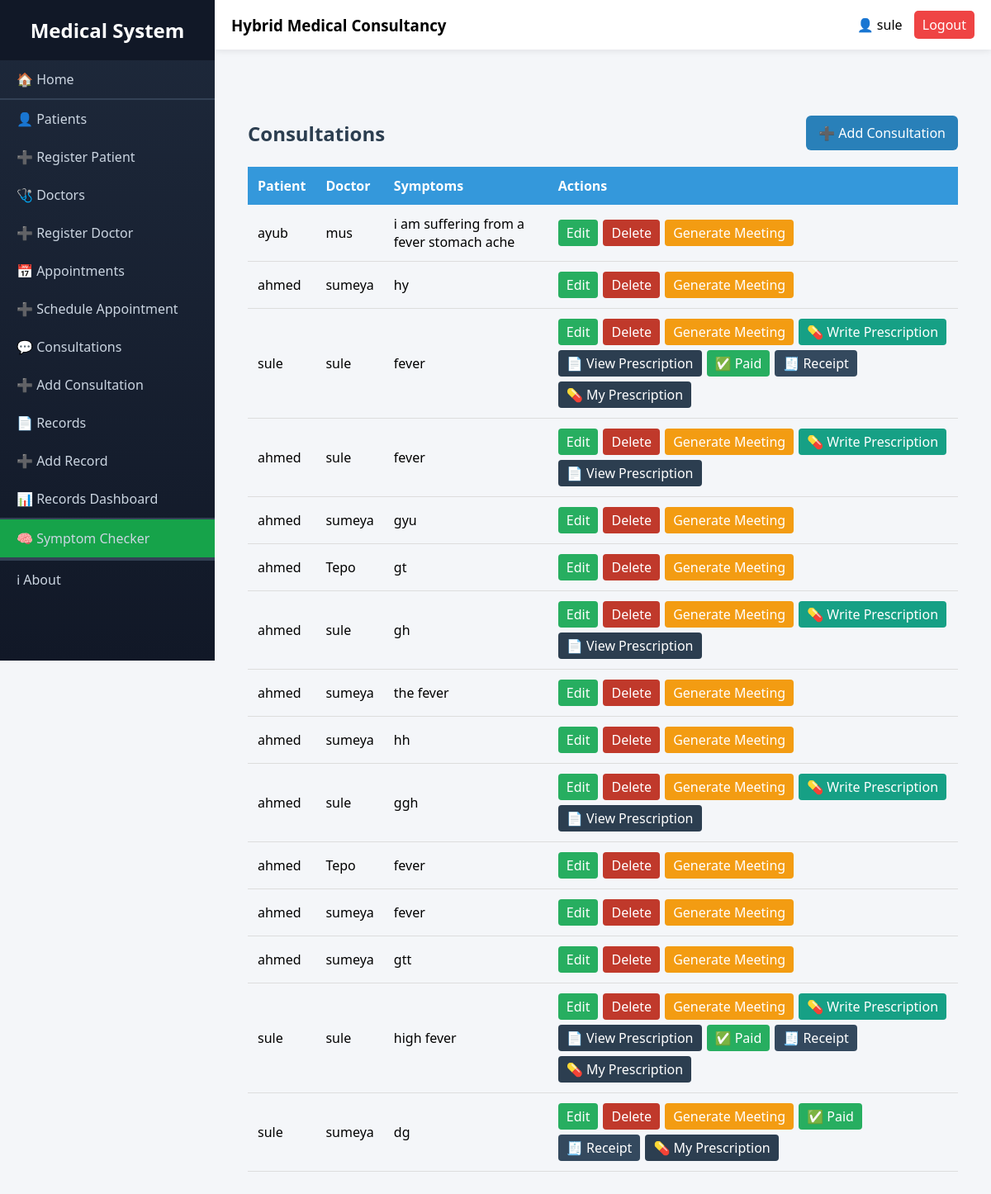
Page /consultations/ (signed in) on the committed database.
### consultations/models.py (models this page shows, shortened)
class Consultation(models.Model):
    CONSULTATION_TYPE = (
        ('online', 'Online'),
        ('physical', 'Physical Visit'),
    )
    STATUS_CHOICES = (
        ('pending', 'Pending'),
        ('approved', 'Approved'),
        ('completed', 'Completed'),
        ('cancelled', 'Cancelled'),
    )
    patient = models.ForeignKey(
        User,
        on_delete=models.CASCADE,
        related_name='patient_consultations'
    )
    doctor = models.ForeignKey(
        User,
        on_delete=models.CASCADE,
        related_name='doctor_consultations'
    )
    consultation_type = models.CharField(
        max_length=20,
        choices=CONSULTATION_TYPE
    )
    appointment_date = models.DateField()
    appointment_time = models.TimeField()
    symptoms = models.TextField()
    meeting_link = models.URLField(
        blank=True,
        null=True
    )  # Only for online consultations
    fee = models.DecimalField(
        max_digits=10,
        decimal_places=2,
        default=0.00,
        help_text="Set the consultation fee"
    )
    status = models.CharField(
        max_length=20,
        choices=STATUS_CHOICES,
        default='pending'
    )
    created_at = models.DateTimeField(auto_now_add=True)

### consultations/views.py (the view)
# urls.py: path('', views.consultation_list, name='consultation_list'),
@login_required
def consultation_list(request):
    consultations = Consultation.objects.all()
    return render(request, 'consultations/consultation_list.html', {'consultations': consultations})

### consultations/templates/consultations/consultation_list.html (shortened to what this page needs)
{% extends "layout.html" %}
{% block content %}
<div style="max-width:1000px; margin:40px auto; padding:20px;">
    <div style="display:flex; justify-content:space-between; align-items:center; margin-bottom:20px;">
        <h2 style="color:#2c3e50;">Consultations</h2>
        <a href="{% url 'consultations:consultation_create' %}"
           style="background:#2980b9; color:white; padding:10px 15px; border-radius:6px; text-decoration:none;">
           ➕ Add Consultation
        </a>
    </div>
    <div style="overflow-x:auto;">
        <table style="width:100%; border-collapse:collapse; box-shadow:0 2px 10px rgba(0,0,0,0.1);">
            <thead>
                <tr style="background:#3498db; color:white; text-align:left;">
                    <th style="padding:12px;">Patient</th>
                    <th style="padding:12px;">Doctor</th>
                    <th style="padding:12px;">Symptoms</th>
                    <th style="padding:12px;">Actions</th>
                </tr>
            </thead>
            <tbody>
                {% for consultation in consultations %}
                <tr style="border-bottom:1px solid #ddd;">
                    <td data-label="Patient" style="padding:12px;">{{ consultation.patient }}</td>
                    <td data-label="Doctor" style="padding:12px;">{{ consultation.doctor }}</td>
                    <td data-label="Symptoms" style="padding:12px;">{{ consultation.symptoms }}</td>
                    <td data-label="Actions" style="padding:12px;">
                        <div style="display:flex; flex-wrap:wrap; gap:6px;">
                            <a href="{% url 'consultations:consultation_update' consultation.id %}"
                               style="background:#27ae60; color:white; padding:5px 10px; border-radius:4px; text-decoration:none;">
                               Edit
                            </a>
                            <a href="{% url 'consultations:consultation_delete' consultation.id %}"
                               style="background:#c0392b; color:white; padding:5px 10px; border-radius:4px; text-decoration:none;">
                               Delete
                            </a>
                            {% if consultation.onlineconsultation and consultation.onlineconsultation.link %}
                                <a href="{{ consultation.onlineconsultation.link }}" target="_blank"
                                   style="background:#8e44ad; color:white; padding:5px 10px; border-radius:4px; text-decoration:none;">
                                   🎥 Join Meet
                                </a>
                            {% else %}
                                <a href="{% url 'accounts:create_consultation_link' consultation.id %}"
                                   style="background:#f39c12; color:white; padding:5px 10px; border-radius:4px; text-decoration:none;">
                                   Generate Meeting
                                </a>
                            {% endif %}
                            {% if user.id == consultation.doctor.id %}
                                <a href="{% url 'accounts:create_prescription' consultation.id %}"
                                   style="background:#16a085; color:white; padding:5px 10px; border-radius:4px; text-decoration:none;">
                                   💊 Write Prescription
                                </a>
                                <a href="{% url 'accounts:view_prescription' consultation.id %}"
                                   style="background:#2c3e50; color:white; padding:5px 10px; border-radius:4px; text-decoration:none;">
                                   📄 View Prescription
                                </a>
                            {% endif %}
                            {% if user.id == consultation.patient.id %}
                                {% if consultation.payment and consultation.payment.status == "completed" %}
                                    <span style="background:#27ae60; color:white; padding:5px 10px; border-radius:4px;">
                                        ✅ Paid
                                    </span>
                                    <a href="{% url 'accounts:view_receipt' consultation.payment.id %}"
                                       style="background:#34495e; color:white; padding:5px 10px; border-radius:4px; text-decoration:none;">
                                       🧾 Receipt
                                    </a>
                                    <a href="{% url 'accounts:view_prescription' consultation.id %}"
                                       style="background:#2c3e50; color:white; padding:5px 10px; border-radius:4px; text-decoration:none;">
                                       💊 My Prescription
                                    </a>
                                {% else %}
                                    <a href="{% url 'accounts:payment_page' consultation.id %}"
                                       style="background:#e67e22; color:white; padding:5px 10px; border-radius:4px; text-decoration:none;">
                                       💳 Pay
                                    </a>
                                {% endif %}
                            {% endif %}
                        </div>
                    </td>
                </tr>
                {% empty %}
                <tr>
                    <td colspan="4" style="text-align:center; padding:15px; color:#7f8c8d;">
                        No consultations found.
                    </td>
                </tr>
                {% endfor %}
            </tbody>
        </table>
    </div>
</div>
{% endblock %}

### templates/layout.html (shortened to what this page needs)
<!DOCTYPE html>
<html lang="en">
<head>
</head>
<body>
<div class="sidebar" id="sidebar">
    <h2>Medical System</h2>
    <a href="{% url 'home_view' %}">🏠 Home</a>
    <hr>
    <a href="{% url 'patients:patient_list' %}">👤 Patients</a>
    <a href="{% url 'patients:patient_create' %}">➕ Register Patient</a>
    <a href="{% url 'doctors:doctor_list' %}">🩺 Doctors</a>
    <a href="{% url 'doctors:doctor_create' %}">➕ Register Doctor</a>
    <a href="{% url 'appointment:appointment_list' %}">📅 Appointments</a>
    <a href="{% url 'appointment:appointment_create' %}">➕ Schedule Appointment</a>
    <a href="{% url 'consultations:consultation_list' %}">💬 Consultations</a>
    <a href="{% url 'consultations:consultation_create' %}">➕ Add Consultation</a>
    <a href="{% url 'records:record_list' %}">📄 Records</a>
    <a href="{% url 'records:record_create' %}">➕ Add Record</a>
    <a href="{% url 'accounts:records_dashboard' %}">📊 Records Dashboard</a>
    <hr>
    {% if user.is_authenticated %}
        <a href="{% url 'accounts:symptoms_checker' %}" class="special-link">
            🧠 Symptom Checker
        </a>
    {% endif %}
    <hr>
    <hr>
    <a href="{% url 'about_view' %}">ℹ About</a>
</div>
<div class="main">
    <div class="navbar">
        <h3>Hybrid Medical Consultancy</h3>
        <div class="user">
            {% if user.is_authenticated %}
                <span>👤 {{ user.username }}</span>
                <a href="{% url 'accounts:logout' %}">Logout</a>
            {% else %}
                <a href="{% url 'accounts:login' %}">Login</a>
            {% endif %}
        </div>
    </div>
    <div class="content">
        {% block content %}
        {% endblock %}
    </div>
</div>
</body>
</html>

### templates/layout.html (style rules this page uses)
* { margin: 0; padding: 0; box-sizing: border-box; font-family: 'Segoe UI', Tahoma, Geneva, Verdana, sans-serif; }
body { display: flex; min-height: 100vh; background: #f4f6f9; }
.sidebar { width: 260px; background: linear-gradient(180deg, #1e293b 0%, #111827 100%); color: #fff; height: 100vh; position: fixed; overflow-y: auto; transition: 0.3s; }
.sidebar h2 { text-align: center; padding: 20px; background: #111827; }
.sidebar a { display: block; padding: 12px 20px; color: #cbd5e1; text-decoration: none; }
.sidebar hr { border: 0.5px solid #334155; }
.main { margin-left: 260px; width: calc(100% - 260px); }
.navbar { height: 60px; background: white; display: flex; justify-content: space-between; align-items: center; padding: 0 20px; box-shadow: 0 2px 8px rgba(0,0,0,0.08); }
.user a { margin-left: 10px; text-decoration: none; padding: 6px 10px; background: #ef4444; color: white; border-radius: 5px; }
.content { padding: 20px; }
.special-link { background: #16a34a; color: white; }

### rows in the picture
Consultation: patient "ayub", doctor "mus", symptoms "i am suffering from a fever stomach ache"
Consultation: patient "ahmed", doctor "sumeya", symptoms "hy"
Consultation: patient "sule", doctor "sule", symptoms "fever", shows "💊 Write Prescription", shows "✅ Paid"
Consultation: patient "ahmed", doctor "sule", symptoms "fever", shows "💊 Write Prescription"
Consultation: patient "ahmed", doctor "sumeya", symptoms "gyu"
Consultation: patient "ahmed", doctor "Tepo", symptoms "gt"
Consultation: patient "ahmed", doctor "sule", symptoms "gh", shows "💊 Write Prescription"
Consultation: patient "ahmed", doctor "sumeya", symptoms "the fever"
Consultation: patient "ahmed", doctor "sumeya", symptoms "hh"
Consultation: patient "ahmed", doctor "sule", symptoms "ggh", shows "💊 Write Prescription"
Consultation: patient "ahmed", doctor "Tepo", symptoms "fever"
Consultation: patient "ahmed", doctor "sumeya", symptoms "fever"
Consultation: patient "ahmed", doctor "sumeya", symptoms "gtt"
Consultation: patient "sule", doctor "sule", symptoms "high fever", shows "💊 Write Prescription", shows "✅ Paid"
Consultation: patient "sule", doctor "sumeya", symptoms "dg", shows "✅ Paid"

### other values in the picture
{{ user.username }} "sule"
